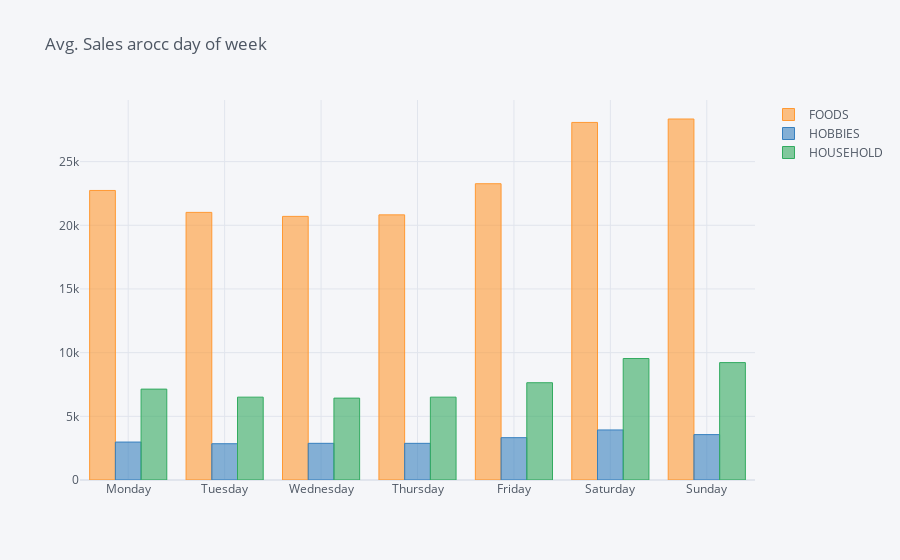

Here is the notebook cell this chart was saved with:
### Code cell
sales_cat_weekday = cat_level.groupby('weekday').mean().reindex(days)
sales_cat_weekday.iplot(kind='bar',title='Avg. Sales arocc day of week')

### Figure 1 — Plotly figure (JSON) as saved in the notebook; plotly's stock layout.template omitted (floating-point values rounded to 4 significant figures)
{"data": [{"marker": {"color": "rgba(255, 153, 51, 0.6)", "line": {"color": "rgba(255, 153, 51, 1.0)", "width": 1}}, "name": "FOODS", "orientation": "v", "text": "", "type": "bar", "x": ["Monday", "Tuesday", "Wednesday", "Thursday", "Friday", "Saturday", "Sunday"], "y": [22740.0, 21010.0, 20700.0, 20820.0, 23260.0, 28080.0, 28350.0]}, {"marker": {"color": "rgba(55, 128, 191, 0.6)", "line": {"color": "rgba(55, 128, 191, 1.0)", "width": 1}}, "name": "HOBBIES", "orientation": "v", "text": "", "type": "bar", "x": ["Monday", "Tuesday", "Wednesday", "Thursday", "Friday", "Saturday", "Sunday"], "y": [2980.0, 2849.0, 2880.0, 2880.0, 3324.0, 3930.0, 3564.0]}, {"marker": {"color": "rgba(50, 171, 96, 0.6)", "line": {"color": "rgba(50, 171, 96, 1.0)", "width": 1}}, "name": "HOUSEHOLD", "orientation": "v", "text": "", "type": "bar", "x": ["Monday", "Tuesday", "Wednesday", "Thursday", "Friday", "Saturday", "Sunday"], "y": [7137.0, 6506.0, 6429.0, 6505.0, 7638.0, 9539.0, 9219.0]}], "layout": {"legend": {"bgcolor": "#F5F6F9", "font": {"color": "#4D5663"}}, "paper_bgcolor": "#F5F6F9", "plot_bgcolor": "#F5F6F9", "title": {"font": {"color": "#4D5663"}, "text": "Avg. Sales arocc day of week"}, "xaxis": {"gridcolor": "#E1E5ED", "showgrid": true, "tickfont": {"color": "#4D5663"}, "title": {"font": {"color": "#4D5663"}, "text": ""}, "zerolinecolor": "#E1E5ED"}, "yaxis": {"gridcolor": "#E1E5ED", "showgrid": true, "tickfont": {"color": "#4D5663"}, "title": {"font": {"color": "#4D5663"}, "text": ""}, "zerolinecolor": "#E1E5ED"}}}
